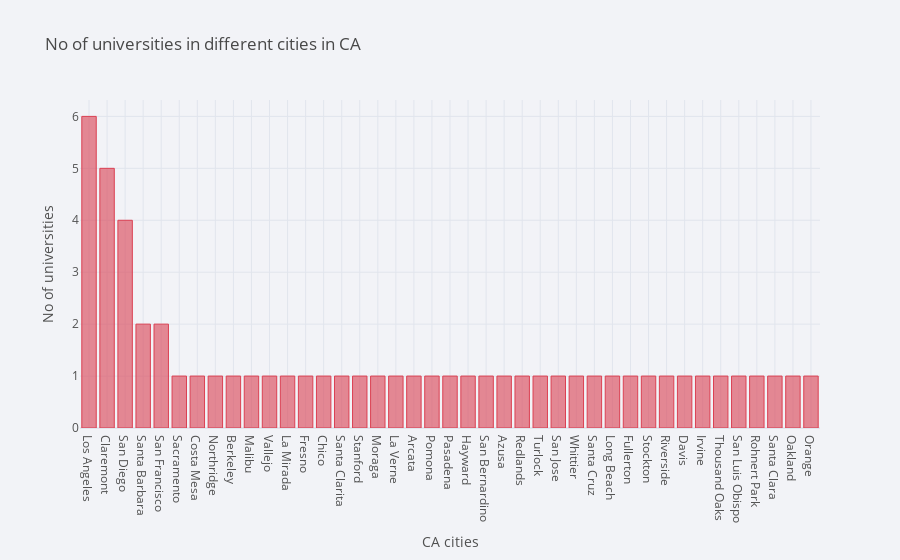

The code cell stored with this chart in its notebook:
### Markdown cell above
***We can see in NY maximum university are located in New Yok city.*****

### Code cell
data[data['State']=='CA']['City'].value_counts().iplot(kind='bar',colors='red',theme='polar',title='No of universities in different cities in CA',xTitle='CA cities',yTitle='No of universities')

### Figure 1 — Plotly figure (JSON) as saved in the notebook; plotly's stock layout.template omitted (floating-point values rounded to 4 significant figures)
{"data": [{"marker": {"color": "rgba(219, 64, 82, 0.6)", "line": {"color": "rgba(219, 64, 82, 1.0)", "width": 1}}, "name": "City", "orientation": "v", "text": "", "type": "bar", "x": ["Los Angeles", "Claremont", "San Diego", "Santa Barbara", "San Francisco", "Sacramento", "Costa Mesa", "Northridge", "Berkeley", "Malibu", "Vallejo", "La Mirada", "Fresno", "Chico", "Santa Clarita", "Stanford", "Moraga", "La Verne", "Arcata", "Pomona", "Pasadena", "Hayward", "San Bernardino", "Azusa", "Redlands", "Turlock", "San Jose", "Whittier", "Santa Cruz", "Long Beach", "Fullerton", "Stockton", "Riverside", "Davis", "Irvine", "Thousand Oaks", "San Luis Obispo", "Rohnert Park", "Santa Clara", "Oakland", "Orange"], "y": [6, 5, 4, 2, 2, 1, 1, 1, 1, 1, 1, 1, 1, 1, 1, 1, 1, 1, 1, 1, 1, 1, 1, 1, 1, 1, 1, 1, 1, 1, 1, 1, 1, 1, 1, 1, 1, 1, 1, 1, 1]}], "layout": {"legend": {"bgcolor": "#F2F3F7", "font": {"color": "#505050"}}, "paper_bgcolor": "#F2F3F7", "plot_bgcolor": "#F2F3F7", "title": {"font": {"color": "#484848"}, "text": "No of universities in different cities in CA"}, "xaxis": {"gridcolor": "#E1E5ED", "showgrid": true, "tickfont": {"color": "#505050"}, "title": {"font": {"color": "#505050"}, "text": "CA cities"}, "zerolinecolor": "#E1E5ED", "type": "category", "range": [-0.5, 40.5], "autorange": true}, "yaxis": {"gridcolor": "#E1E5ED", "showgrid": true, "tickfont": {"color": "#505050"}, "title": {"font": {"color": "#505050"}, "text": "No of universities"}, "zerolinecolor": "#E1E5ED", "type": "linear", "range": [0, 6.316], "autorange": true}, "autosize": true}}
